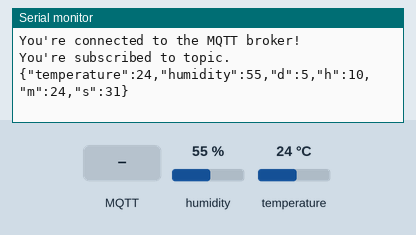
The sketch below on a simulated Arduino MKR. Shown: the last lines printed to the serial monitor. The inputs (shaded band) are chosen by the test bench; at power-on: humidity 55 %, temperature 24 °C. WiFi joins after 1.5 s; servers stay silent unless stated; network time is answered at once with the bench clock; the local clock reads 2024-03-15 10:24:30 at power-on unless the sketch sets it; no MQTT or app messages arrive unless stated.

Above: at 2.7 s.
2.8 s: MQTT message "1" arrives on the first subscribed topic
At 2.87 s:
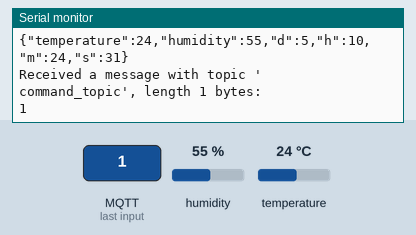
4.3 s: MQTT message "on" arrives on the first subscribed topic
At 4.37 s:
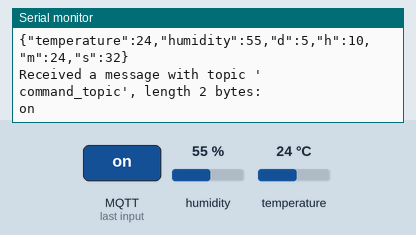
5.8 s: MQTT message "off" arrives on the first subscribed topic
At 5.87 s:
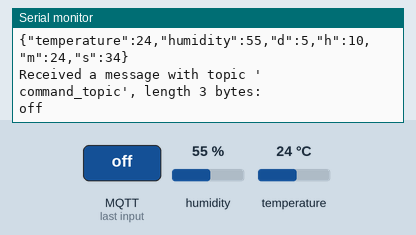
Timing chart, 0 to 8.8 s (numbered marks = the images above; inputs shaded):
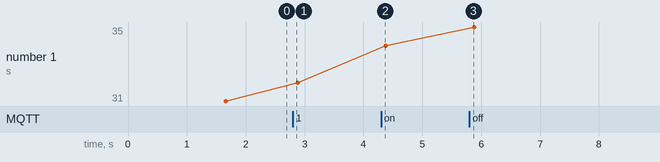

The sketch:

mqttpublisher.ino
```cpp
#include <ArduinoJson.h>
#include <ArduinoMqttClient.h>
#include <WiFiNINA.h>
#include <HTU21D.h>
#include <NTPClient.h>
#include <WiFiUdp.h>
#include <math.h>
#include <stdio.h>
#include <string.h>
#include "arduino_secrets.h"

///////please enter your sensitive data in the Secret tab/arduino_secrets.h
char ssid[] = SECRET_SSID;        // your network SSID (name)
char pass[] = SECRET_PASS;    // your network password (use for WPA, or use as key for WEP)
// mqtt authentication credentials
const char mqtt_usn[] = SECRET_USN;
const char mqtt_psw[] = SECRET_PSW;
//client id
char client_id[] = "publisher1";

HTU21D sensor;
WiFiClient wifiClient;
WiFiUDP ntpUDP;
MqttClient mqttClient(wifiClient);
NTPClient timeClient(ntpUDP);

const char broker[] = "192.168.1.5";
int        port     = 1883;
const char data_topic[]  = "TempHumid_topic";
const char comm_topic[] = "command_topic";

//set interval for sending messages (milliseconds)
const long interval = 600000;
unsigned long previousMillis = 0;
bool initFlag = 0;
bool commandRead = 0;
int count = 0;

const int capacity = JSON_OBJECT_SIZE(6);
StaticJsonDocument<capacity> doc;
char data_packet[64];

void setup() {
  //Initialize serial and wait for port to open:
  Serial.begin(9600);
  while (!Serial) {
    ; // wait for serial port to connect. Needed for native USB port only
  }

  // attempt to connect to Wifi network:
  initWifi();
  initMqtt();

  timeClient.begin();
  sensor.begin();
}

void loop() {

  if(!testWifiConnection()) {
     initWifi();
  }
  if(!mqttClient.connected()) {
    initMqtt();
  }
  // call poll() regularly to allow the library to send MQTT keep alive which
  // avoids being disconnected by the broker
  mqttClient.poll();

  unsigned long currentMillis = millis();

  if (currentMillis - previousMillis >= interval || initFlag == 0 || commandRead) {
    // save the last time a message was sent
    if(!commandRead) {
      previousMillis = currentMillis;
    }
    initFlag = 1;
    if(sensor.measure()) {

      timeClient.update();
      int temperature = round(sensor.getTemperature());
      int humidity = round(sensor.getHumidity());
      int recordDay = timeClient.getDay();
      int recordHours = timeClient.getHours();
      int recordMinutes = timeClient.getMinutes();
      int recordSeconds = timeClient.getSeconds();

      doc["temperature"].set(temperature);
      doc["humidity"].set(humidity);
      doc["d"].set(recordDay);
      doc["h"].set(recordHours);
      doc["m"].set(recordMinutes);
      doc["s"].set(recordSeconds);
      serializeJson(doc, data_packet);

      // send message, the Print interface can be used to set the message contents
      mqttClient.beginMessage(data_topic);
      mqttClient.print(data_packet);
      mqttClient.endMessage();

      Serial.println(data_packet);


    }

    Serial.println();
    commandRead=0;
  }
}

bool testWifiConnection(){
  int statusWifi = WiFi.status();
  if(statusWifi == WL_CONNECTION_LOST || statusWifi == WL_DISCONNECTED)
      return false;
  else
      return true;
}

void initWifi() {
  Serial.print("Attempting to connect to WPA SSID: ");
  Serial.println(ssid);
  while (WiFi.begin(ssid, pass) != WL_CONNECTED) {
    // failed, retry
    Serial.print(".");
    delay(5000);
  }

  Serial.println("You're connected to the network");
  Serial.println();
}

void initMqtt() {
  Serial.print("Attempting to connect to the MQTT broker: ");
  Serial.println(broker);

  mqttClient.setId(client_id);
  mqttClient.setUsernamePassword(mqtt_usn,mqtt_psw);
  mqttClient.setKeepAliveInterval(900000);

  while(!mqttClient.connect(broker, port)) {
    Serial.print("MQTT connection failed! Error code = ");
    Serial.println(mqttClient.connectError());
    Serial.println("Attempting to connect to the MQTT broker again: ");
  }

  Serial.println("You're connected to the MQTT broker!");
  Serial.println();
  mqttClient.onMessage(onMqttMessage);
  mqttClient.subscribe(comm_topic);
  Serial.println("You're subscribed to topic.");
}

void onMqttMessage(int messageSize){
  // we received a message, print out the topic and contents
  Serial.println("Received a message with topic '");
  Serial.print(mqttClient.messageTopic());
  Serial.print("', length ");
  Serial.print(messageSize);
  Serial.println(" bytes:");

  // use the Stream interface to print the contents
  while (mqttClient.available()) {
    Serial.print((char)mqttClient.read());
  }
  Serial.println();
  Serial.println();
  commandRead=1;
}
```

arduino_secrets.h
```cpp
#define SECRET_SSID "HG532e-1EFF19"
#define SECRET_PASS "abraseva"
#define SECRET_USN "client_login"
#define SECRET_PSW "zaraanthra"
```

Measured:
- after the input at 2.8 s, the serial monitor: prints a new line at once (image 1)
- after the input at 4.3 s, the serial monitor: prints a new line at once (image 2)
- after the input at 5.8 s, the serial monitor: prints a new line at once (image 3)
- plotted number 1: 31 → 32 after the input at 2.8 s, 32 → 34 after the input at 4.3 s, 34 → 35 after the input at 5.8 s
